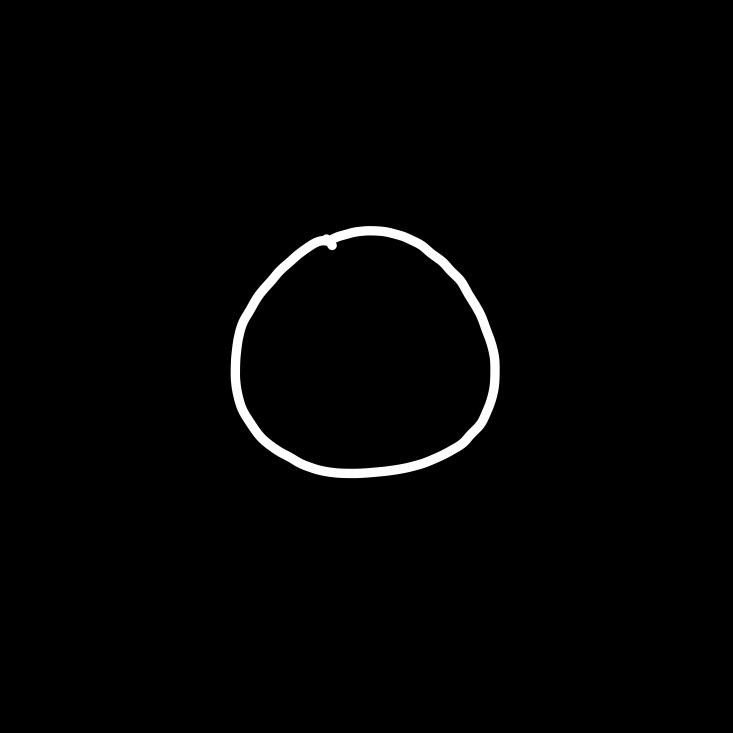
#> input picture o-med.jpg, 733 x 733 px
$ python steps.py o-med.jpg
#> lines starting #> are read from the running program, lines starting #| are printed output that depends on the picture; after the words box and inside, x2 and y2 are one past the last pixel; in counts of white or black regions, pixels touching at a corner belong together
### imgresize.py
# Converts an image of a handwritten character into an EMNIST-style 28x28,
# following the conversion process in the EMNIST paper (arXiv:1702.05373, II-A).

import numpy as np
import cv2
import matplotlib.pyplot as plt
import argparse


# Measured over 3000 random EMNIST "bymerge" test samples, upright, threshold 100:
# stroke 3.740 +/- 0.947 px, extent 22.725 +/- 1.292 px.
EMNIST_STROKE_WIDTH = 3.74
EMNIST_EXTENT = 22.7
BINARY_THRESHOLD = 100

# Padding is applied before the downsample, so side S padded by m*S per side
# scales by 28/(S(1+2m)); solving that for the measured extent gives m.
MARGIN_FRAC = (28.0 - EMNIST_EXTENT) / (2.0 * EMNIST_EXTENT)

WORKING_SIZE = 128
STROKE_TOLERANCE = 0.3
MAX_PASSES = 5


# Read an image from disk as a 2-D uint8 array, or raise if it cannot be decoded.
def loadGrayscale(path) -> np.ndarray:
    img = cv2.imread(path, 0)
    if img is None: raise FileNotFoundError(f"Image not found at {path}")
    return img

# Display any number of grayscale images side by side.
# [10 lines left out: function show, not called in this run]

# Flatten to 0/255 at the level design.BinaryTransform uses, so measurements match.
def threshold(img, level=BINARY_THRESHOLD):
    return (img > level).astype(np.uint8) * 255


# True if the character is dark ink on light paper, judged from the border.
def isDarkOnLight(gray) -> bool:
    k = max(1, round(0.05 * min(gray.shape)))
    strip = np.concatenate([gray[:k, :].ravel(), gray[-k:, :].ravel(),
                            gray[:, :k].ravel(), gray[:, -k:].ravel()])
    return bool(np.median(strip) > 127)  # median survives a shadowed edge; a mean does not

# True if the image is already two-valued, so it needs no adaptive thresholding.
def isAlreadyClean(gray) -> bool:
    return bool(((gray <= 25) | (gray >= 230)).mean() >= 0.90) or min(gray.shape) < 64

# Make the ink dark on even, white paper by dividing out a blurred estimate of the paper.
# [7 lines left out: function flattenLighting, not called in this run]

# Reduce to a white-on-black binary image, tolerating uneven lighting in photos.
def binarize(gray, weakFrac=0.5):
    # Adaptive thresholding hollows an already two-valued image into an outline.
    if isAlreadyClean(gray):
        blur = cv2.GaussianBlur(gray, (5, 5), 0)
        flag = cv2.THRESH_BINARY_INV if isDarkOnLight(gray) else cv2.THRESH_BINARY
        return cv2.threshold(blur, 0, 255, flag + cv2.THRESH_OTSU)[1]

    # A small adaptive window cut faint, light-pressure stretches out of strokes, so
    # threshold the flattened image with hysteresis: Otsu marks the confident ink, and
    # fainter pixels (up to weakFrac of the way to paper) survive only if they touch it.
    flat = cv2.GaussianBlur(flattenLighting(gray), (5, 5), 0)
    level, strong = cv2.threshold(flat, 0, 255, cv2.THRESH_BINARY_INV + cv2.THRESH_OTSU)
    weak = (flat < level + weakFrac * (255 - level)).astype(np.uint8)
    _, labels = cv2.connectedComponents(weak)
    keep = np.unique(labels[(strong > 0) & (weak > 0)])
    return (np.isin(labels, keep[keep > 0]) * 255).astype(np.uint8)

# Delete dust and noise: any blob smaller than keepRatio of the largest one.
def removeSpecks(binary, keepRatio=0.05):
    n, labels, stats, _ = cv2.connectedComponentsWithStats(binary)
    if n == 1: return binary

    areas = stats[1:, cv2.CC_STAT_AREA]  # position j is label j+1
    keep = np.zeros(n, dtype=bool)
    keep[1:] = areas > keepRatio * areas.max()
    return (keep[labels] * 255).astype(np.uint8)


# Crop to the tightest box holding every white pixel.
def cropToInk(binary):
    rows = np.where(np.any(binary, axis=1))[0]
    cols = np.where(np.any(binary, axis=0))[0]
    if rows.size == 0 or cols.size == 0:
        raise ValueError("no ink found")
    return binary[rows[0]:rows[-1]+1, cols[0]:cols[-1]+1]

# Centre in a square of the longer side, preserving aspect ratio, then add the margin.
def makeSquare(img):
    h, w = img.shape
    side = max(h, w)
    padV, padH = side - h, side - w
    top, left = padV // 2, padH // 2
    sq = cv2.copyMakeBorder(img, top, padV - top, left, padH - left, cv2.BORDER_CONSTANT, value=0)
    m = round(MARGIN_FRAC * side)
    return cv2.copyMakeBorder(sq, m, m, m, m, cv2.BORDER_CONSTANT, value=0)

# Downsample to the final size, averaging into the soft grey edges EMNIST has.
def shrinkTo28(square):
    return cv2.resize(square, (28, 28), interpolation=cv2.INTER_AREA)


# Stroke thickness in pixels, taken from the ridge of the distance transform.
def estimateStrokeWidth(binary) -> float:
    dist = cv2.distanceTransform(binary, cv2.DIST_L2, 3)
    localMax = cv2.dilate(dist, np.ones((3, 3), np.uint8))
    ridge = (dist >= localMax) & (binary > 0)  # background is trivially a local max
    return float(2.0 * dist[ridge].mean()) if ridge.any() else 0.0

# Longer side of the character's bounding box, in pixels.
def measureExtent(binary) -> int:
    return int(max(cropToInk(binary).shape))

# Scale up to the resolution where integer-pixel morphology is precise enough.
def resizeToWorking(binary):
    h, w = binary.shape
    scale = WORKING_SIZE / max(h, w)
    resized = cv2.resize(binary, (max(1, round(w * scale)), max(1, round(h * scale))),
                         interpolation=cv2.INTER_AREA)
    return threshold(resized, 128)

# Dilate or erode until the stroke is target pixels thick.
def matchStrokeWidth(binary, target, verbose=False):
    current = estimateStrokeWidth(binary)
    if current <= 0: return binary

    delta = target - current
    if verbose: print(f"    stroke {current:.1f} -> {target:.1f} ({delta:+.1f})")
    if abs(delta) < 0.5: return binary

    delta = max(delta, -0.4 * current)  # over-eroding snaps thin joins
    k = (int(round(abs(delta))) + 1) | 1  # a k x k kernel changes the width by k-1
    if k < 3: return binary

    kernel = cv2.getStructuringElement(cv2.MORPH_ELLIPSE, (k, k))
    return cv2.dilate(binary, kernel) if delta > 0 else cv2.erode(binary, kernel)


# Convert an image of one handwritten character into an EMNIST-style 28x28 uint8.
def toEmnist(path, *, transposed=False, verbose=False) -> np.ndarray:
    binary = cropToInk(removeSpecks(binarize(loadGrayscale(path))))

    work = resizeToWorking(binary)
    pad = WORKING_SIZE // 4  # room to dilate into
    work = cv2.copyMakeBorder(work, pad, pad, pad, pad, cv2.BORDER_CONSTANT, value=0)

    # Two resizes and two thresholds each nudge the apparent stroke width, so aim
    # at the measured output rather than trusting the arithmetic.
    scale = 28.0 / (WORKING_SIZE * (1.0 + 2.0 * MARGIN_FRAC))
    target = EMNIST_STROKE_WIDTH / scale
    best = None

    for i in range(MAX_PASSES):
        if verbose: print(f"  pass {i+1}")
        out = shrinkTo28(makeSquare(cropToInk(matchStrokeWidth(work, target, verbose))))
        error = EMNIST_STROKE_WIDTH - estimateStrokeWidth(threshold(out))
        if best is None or abs(error) < abs(best[1]):
            best = (out, error)
        if abs(error) <= STROKE_TOLERANCE:
            break
        target += error / scale

    if verbose: print(f"  final error {best[1]:+.2f} px")
    # transposed=True gives EMNIST's stored orientation, for design.IMAGE_TRANSFORM
    return np.ascontiguousarray(best[0].T) if transposed else best[0]


# [25 lines that do not run on import are left out]

### steps.py
# Shows the image at every stage of toEmnist, as a labelled strip and as raw arrays.

import numpy as np
import cv2
import matplotlib.pyplot as plt
import argparse

import imgresize as M


# Run the toEmnist pipeline, keeping the image after each stage.
def collectSteps(path):
    steps = []
    def record(name, img): steps.append((name, img.copy()))

    gray = M.loadGrayscale(path)
#> in loadGrayscale, img is the input picture: shape (733, 733); min 0, max 255, mean 3.5
    record("1. loadGrayscale", gray)

    binary = M.binarize(gray)
#> in binarize, `flag = cv2.THRESH_BINARY_INV if isDarkOnLight(gray) else cv2.THRESH_BI..`: flag = 0
#> in binarize, `return cv2.threshold(blur, 0, 255, flag + cv2.THRESH_OTSU)[1]`: returned value: shape (733, 733); 1.4% white; 1 white region, box (x1, y1, x2, y2) and area: (231, 226, 500, 478) 7669
    record("2. binarize", binary)

    binary = M.removeSpecks(binary)
#> in removeSpecks, `n, labels, stats, _ = cv2.connectedComponentsWithStats(binary)`: n = 2; stats = [[0, 0, 733, 733, 529620], [231, 226, 269, 252, 7669]]
#> in removeSpecks, `areas = stats[1:, cv2.CC_STAT_AREA]`: areas = [7669]
    record("3. removeSpecks", binary)

    binary = M.cropToInk(binary)
#> in cropToInk, `rows = np.where(np.any(binary, axis=1))[0]`: rows = 252 values from 226 to 477
#> in cropToInk, `cols = np.where(np.any(binary, axis=0))[0]`: cols = 269 values from 231 to 499
#> in cropToInk, `return binary[rows[0]:rows[-1]+1, cols[0]:cols[-1]+1]`: returned value: shape (252, 269); 11.3% white; 1 white region, box (x1, y1, x2, y2) and area: (0, 0, 269, 252) 7669
    record("4. cropToInk", binary)

    work = M.resizeToWorking(binary)
#> in threshold, `return (img > level).astype(np.uint8) * 255`: returned value: shape (120, 128); 11.4% white; 1 white region, box (x1, y1, x2, y2) and area: (0, 0, 128, 120) 1748
    record("5. resizeToWorking", work)

    pad = M.WORKING_SIZE // 4
    work = cv2.copyMakeBorder(work, pad, pad, pad, pad, cv2.BORDER_CONSTANT, value=0)
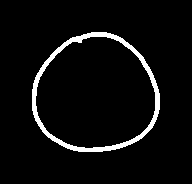
#> work: shape (184, 192); 4.9% white; 1 white region, box (x1, y1, x2, y2) and area: (32, 32, 160, 152) 1748
    record("6. pad", work)

    scale = 28.0 / (M.WORKING_SIZE * (1.0 + 2.0 * M.MARGIN_FRAC))
    target = M.EMNIST_STROKE_WIDTH / scale
    stroked = M.cropToInk(M.matchStrokeWidth(work, target))
#> in estimateStrokeWidth, `ridge = (dist >= localMax) & (binary > 0)`:
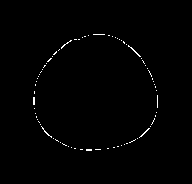
#> ridge: shape (184, 192) bool; 0.76% white in thin lines or dots, all inside (x1, y1, x2, y2) = (33, 34, 158, 151)
#> in matchStrokeWidth, `current = estimateStrokeWidth(binary)`: current = 4.88
#> in matchStrokeWidth, `delta = target - current`: delta = 16.2
#> in matchStrokeWidth, `k = (int(round(abs(delta))) + 1) | 1`: k = 17
#> in matchStrokeWidth, `return cv2.dilate(binary, kernel) if delta > 0 else cv2.erode(binary, ..`:
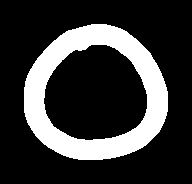
#> returned value: shape (184, 192); 22.1% white; 1 white region, box (x1, y1, x2, y2) and area: (24, 24, 168, 160) 7798
#> in cropToInk (call 2), `rows = np.where(np.any(binary, axis=1))[0]`: rows = 136 values from 24 to 159
#> in cropToInk (call 2), `cols = np.where(np.any(binary, axis=0))[0]`: cols = 144 values from 24 to 167
#> in cropToInk (call 2), `return binary[rows[0]:rows[-1]+1, cols[0]:cols[-1]+1]`:
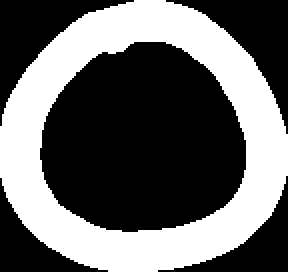
#> returned value: shape (136, 144) (shown 2 times larger); 39.8% white; 1 white region, box (x1, y1, x2, y2) and area: (0, 0, 144, 136) 7798
    record("7. matchStrokeWidth", stroked)

    square = M.makeSquare(stroked)
#> in makeSquare, `sq = cv2.copyMakeBorder(img, top, padV - top, left, padH - left, cv2.B..`:
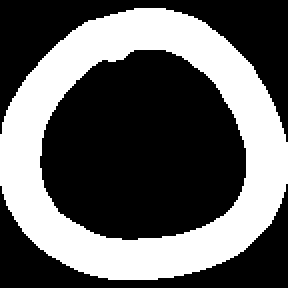
#> sq: shape (144, 144) (shown 2 times larger); 37.6% white; 1 white region, box (x1, y1, x2, y2) and area: (0, 4, 144, 140) 7798
#> in makeSquare, `return cv2.copyMakeBorder(sq, m, m, m, m, cv2.BORDER_CONSTANT, value=0)`: returned value: shape (178, 178); 24.6% white; 1 white region, box (x1, y1, x2, y2) and area: (17, 21, 161, 157) 7798
    record("8. makeSquare", square)

    record("9. shrinkTo28 (1 pass)", M.shrinkTo28(square))
#> in shrinkTo28, `return cv2.resize(square, (28, 28), interpolation=cv2.INTER_AREA)`:
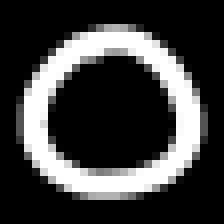
#> returned value: shape (28, 28) (shown 8 times larger); min 0, max 255, mean 62.8
    record("10. toEmnist (best pass)", M.toEmnist(path))
#> the loop in toEmnist, `for i in range(MAX_PASSES):` made 1 pass
#> (current in matchStrokeWidth, delta in matchStrokeWidth, k in matchStrokeWidth, h in makeSquare, w in makeSquare, side in makeSquare, padV in makeSquare, padH in makeSquare) on pass 1: (4.88, 16.2, 17, 136, 144, 144, 8, 0)
#> pass 1, in estimateStrokeWidth (call 3), `ridge = (dist >= localMax) & (binary > 0)`:
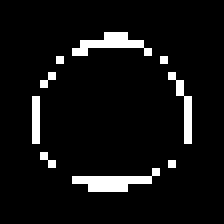
#> ridge: shape (28, 28) bool (shown 8 times larger); 6.6% white in thin lines or dots, all inside (x1, y1, x2, y2) = (4, 4, 24, 24)
#> after the loop in toEmnist, `for i in range(MAX_PASSES):`: target = 21.09
    return steps


# Print shape, dtype and value range for each stage.
def printSteps(steps):
    print(f"{'stage':20s} {'shape':>12s} {'dtype':>8s} {'range':>10s} {'values':>7s}")
    for name, img in steps:
        print(f"{name:20s} {str(img.shape):>12s} {str(img.dtype):>8s} "
              f"{str(img.min()) + '-' + str(img.max()):>10s} {len(np.unique(img)):>7d}")


# Draw every stage side by side, scaled to a common height.
def plotSteps(steps, out):
    fig, axes = plt.subplots(1, len(steps), figsize=(2.0 * len(steps), 3.0))
    for ax, (name, img) in zip(axes, steps):
        ax.imshow(img, cmap="gray", vmin=0, vmax=255)
        ax.set_title(name.replace(". ", ".\n"), fontsize=8)
        ax.axis("off")
    plt.tight_layout()
    plt.savefig(out, dpi=150, bbox_inches="tight")
    print(f"\nwrote {out}")


if __name__ == "__main__":
    parser = argparse.ArgumentParser(description="Show every stage of the imgresize pipeline.")
    parser.add_argument("image")
    parser.add_argument("--out", default="steps.png")
    parser.add_argument("--show", action="store_true")
    args = parser.parse_args()

    steps = collectSteps(args.image)
#> steps = 10 items
    printSteps(steps)
#> the loop in printSteps, `for name, img in steps:` made 10 passes
#> name on passes 1 to 10: '1. loadGrayscale', '2. binarize', '3. removeSpecks', '4. cropToInk', '5. resizeToWorking', '6. pad', '7. matchStrokeWidth', '8. makeSquare', '9. shrinkTo28 (1 pass)', '10. toEmnist (best pass)'
#| 1. loadGrayscale       (733, 733)    uint8      0-255     255
#| 2. binarize            (733, 733)    uint8      0-255       2
#| 3. removeSpecks        (733, 733)    uint8      0-255       2
#| 4. cropToInk           (252, 269)    uint8      0-255       2
#| 5. resizeToWorking     (120, 128)    uint8      0-255       2
#| 6. pad                 (184, 192)    uint8      0-255       2
#| 7. matchStrokeWidth    (136, 144)    uint8      0-255       2
#| 8. makeSquare          (178, 178)    uint8      0-255       2
#> (further printed lines are left out)
    plotSteps(steps, args.out)
#> the loop in plotSteps, `for ax, (name, img) in zip(axes, steps):` made 10 passes
    if args.show:
        plt.show()
